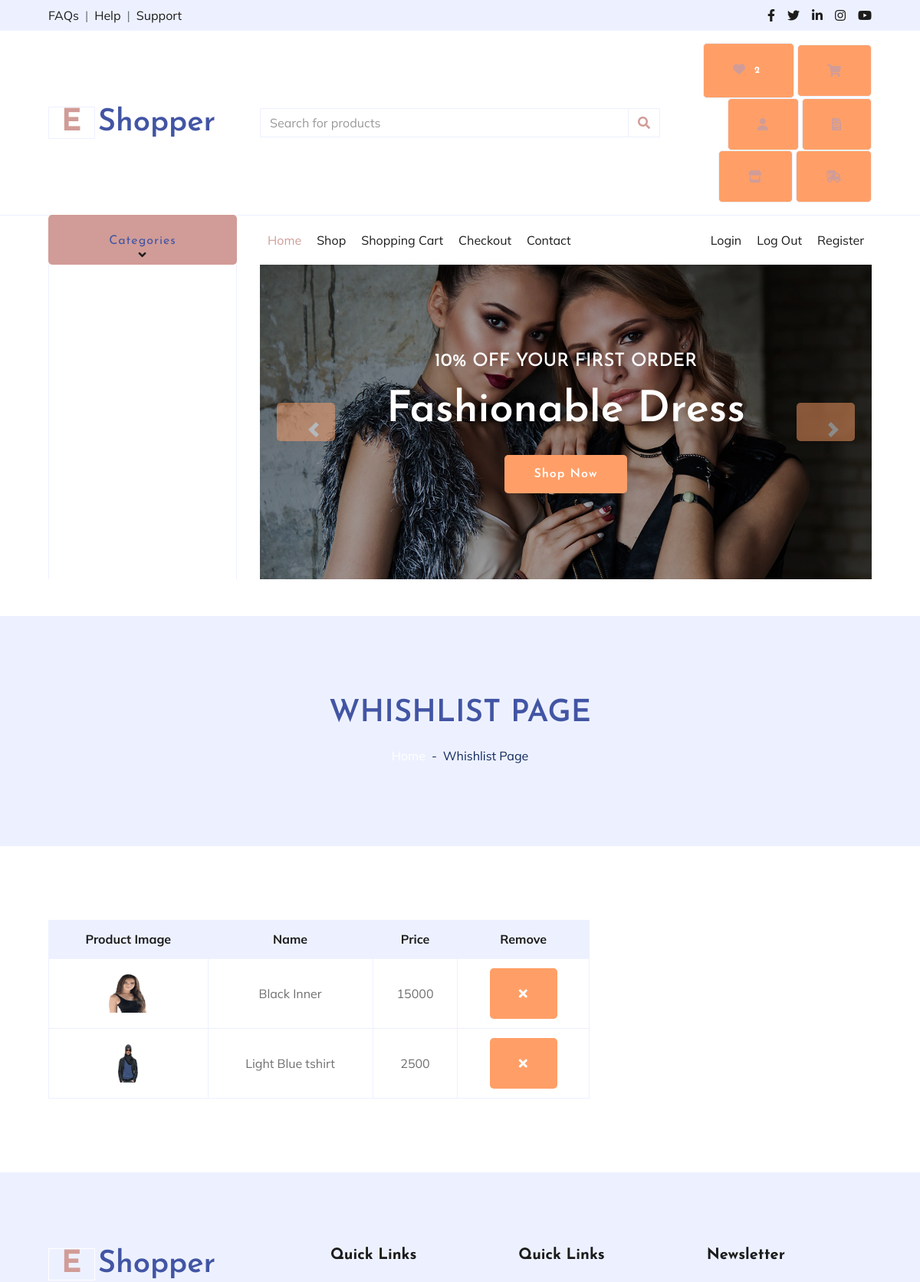
/whishlist (signed in, upper part), run on an earlier commit of the app's database.
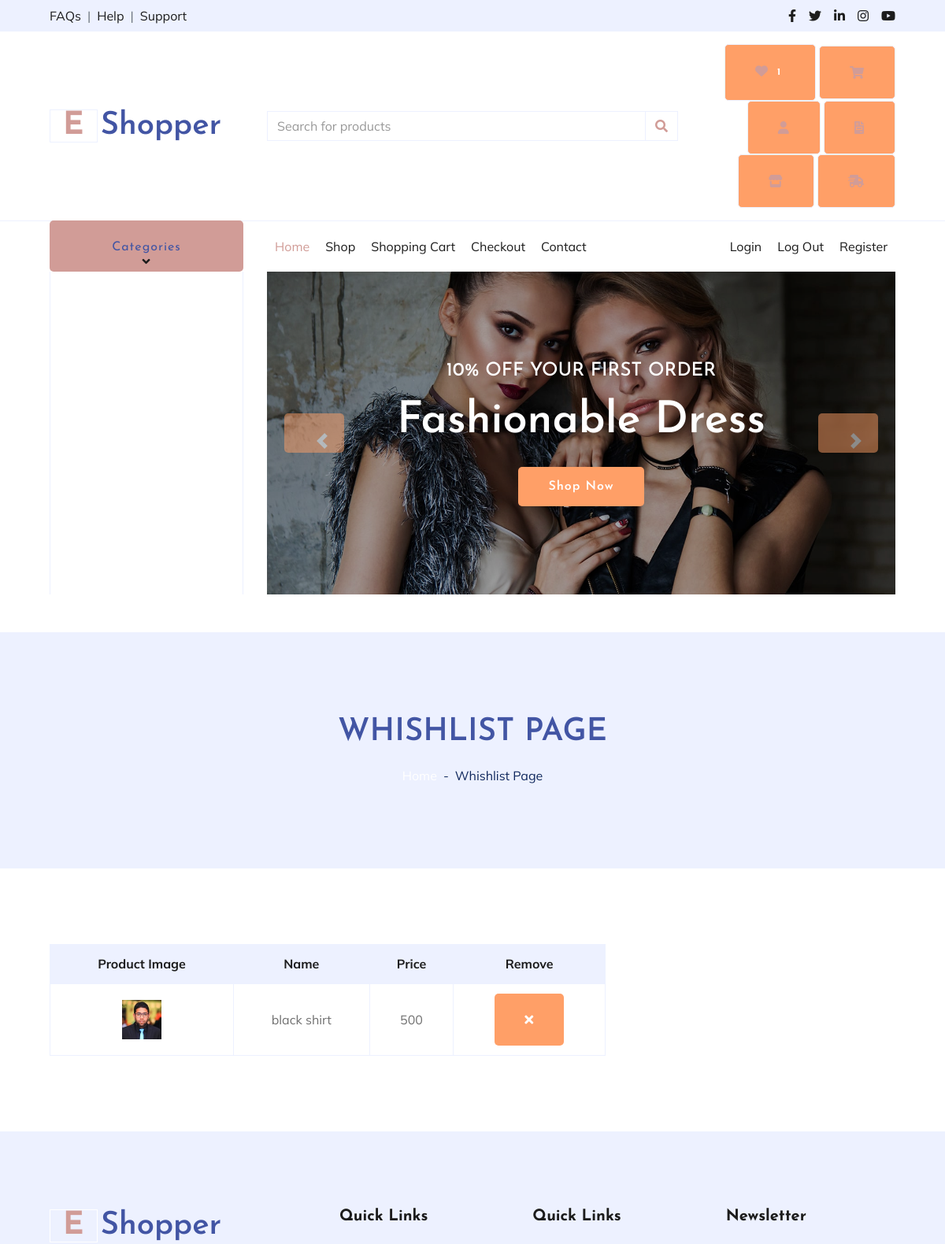
And on a later commit of the database.
### shooper_app/models.py (models this page shows, shortened)
class Add_to_whishlist(models.Model):
    product_id=models.ForeignKey(product,on_delete=models.CASCADE,null=True,blank=True)
    user_id=models.ForeignKey(User,on_delete=models.CASCADE,null=True,blank=True)
    image=models.ImageField(upload_to="media")
    name=models.CharField(max_length=50)
    price=models.IntegerField()

### shooper_app/views.py (the view)
# urls.py: path('whishlist', views.whishlist, name='whishlist'),
def whishlist(request):
    uid=User.objects.get(email=request.session['email'])
    wwid=Add_to_whishlist.objects.filter(user_id=uid)
    countt=Add_to_whishlist.objects.filter(user_id=uid).count()
    con={"uid":uid,"wwid":wwid,"countt":countt}
    return render(request,"whishlist.html",con)

### shooper_app/templates/whishlist.html
{% extends "index.html" %}
{% load static %}
{% block content %}
    <div class="container-fluid bg-secondary mb-5">
        <div class="d-flex flex-column align-items-center justify-content-center" style="min-height: 300px">
            <h1 class="font-weight-semi-bold text-uppercase mb-3">Whishlist Page</h1>
            <div class="d-inline-flex">
                <p class="m-0"><a href="">Home</a></p>
                <p class="m-0 px-2">-</p>
                <p class="m-0">Whishlist Page</p>
            </div>
        </div>
    </div>
    <div class="container-fluid pt-5">
        <div class="row px-xl-5">
            <div class="col-lg-8 table-responsive mb-5">
                <table class="table table-bordered text-center mb-0" >
                    <thead class="bg-secondary text-dark">
                        <tr>
                            <th>Product Image</th>
                            <th>Name</th>
                            <th>Price</th>
                            <th>Remove</th>
                        </tr>
                    </thead>
                    <tbody class="align-middle">
                        {% for i in wwid %}
                        <tr>
                            <td class="align-middle" ><img style="height: 50px; width:50px" src="{{i.image.url}}" ></td>
                            <td class="align-middle">{{i.name}}</td>
                            <td class="align-middle">{{i.price}}</td>
                            <td class="align-middle"><a href="{% url 'remove_whishlist' i.id %}"><button class="btn btn-sm btn-primary"><i class="fa fa-times"></i></button></a></td>
                        </tr>
                        {% endfor %}
                    </tbody>
                </table>
            </div>
        </div>
    </div>
    {% endblock %}

What changed in the data, as far as the page shows it:
removed Add_to_whishlist: image (picture), name "Black Inner", price "15000"
removed Add_to_whishlist: image (picture), name "Light Blue tshirt", price "2500"
added Add_to_whishlist: image (picture), name "black shirt", price "500"
Also different on the page:
{{ countt }}: "2" → "1"
